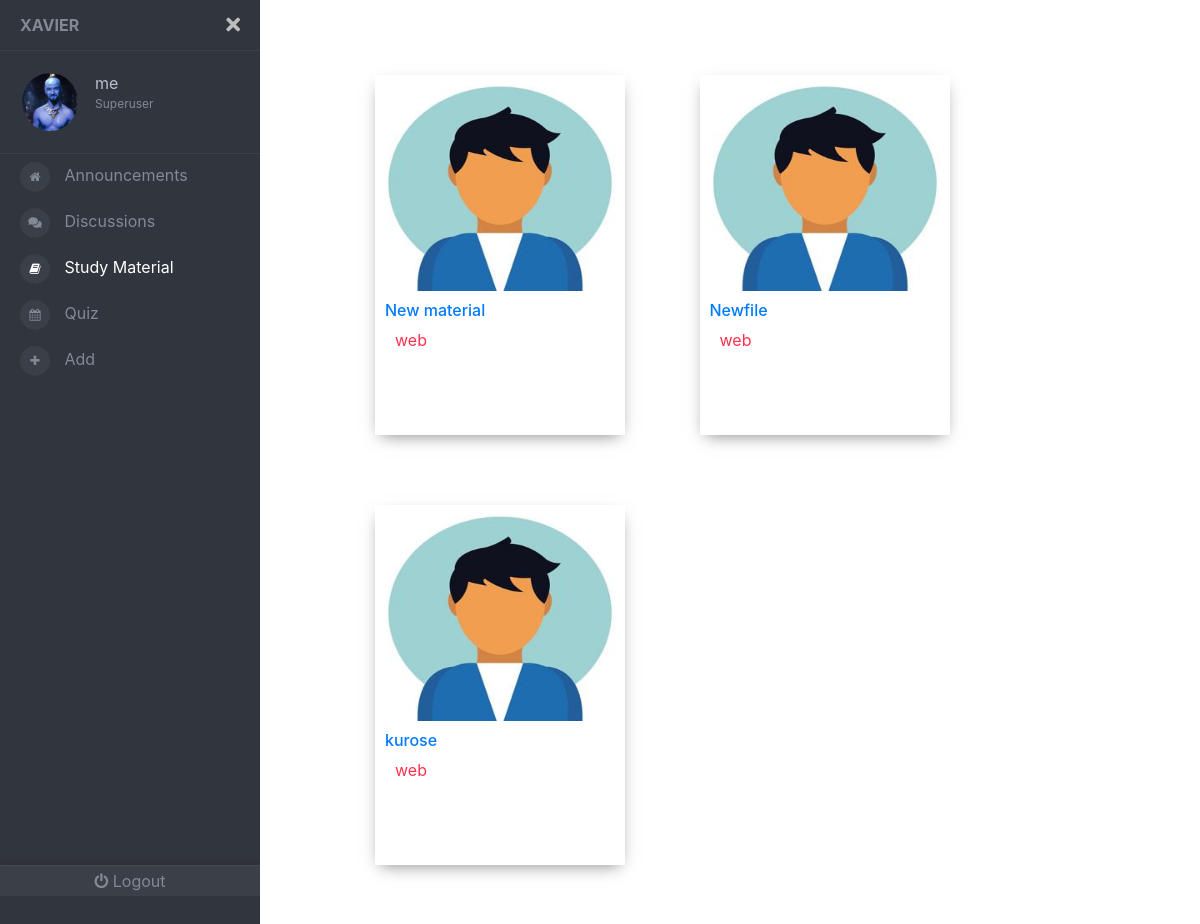
Page /study/ (signed in) on the earlier database version.
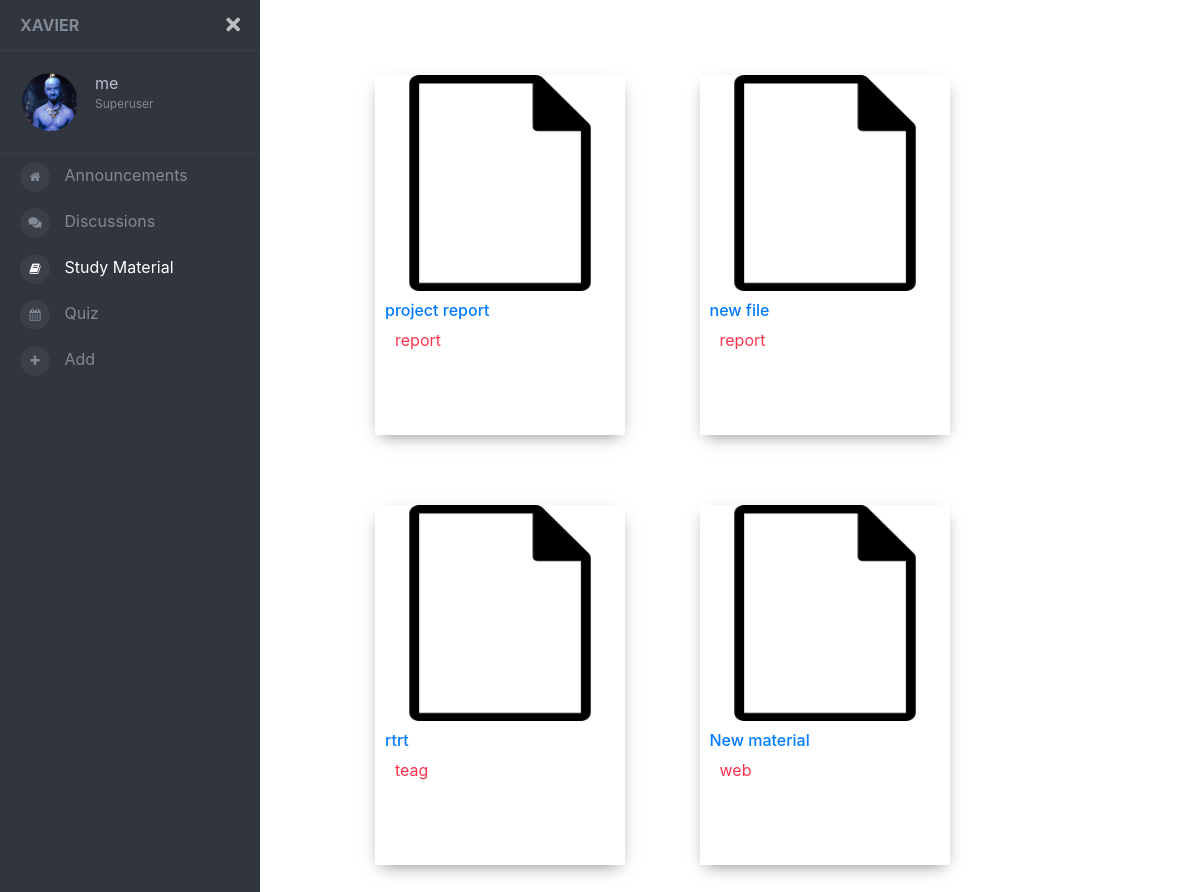
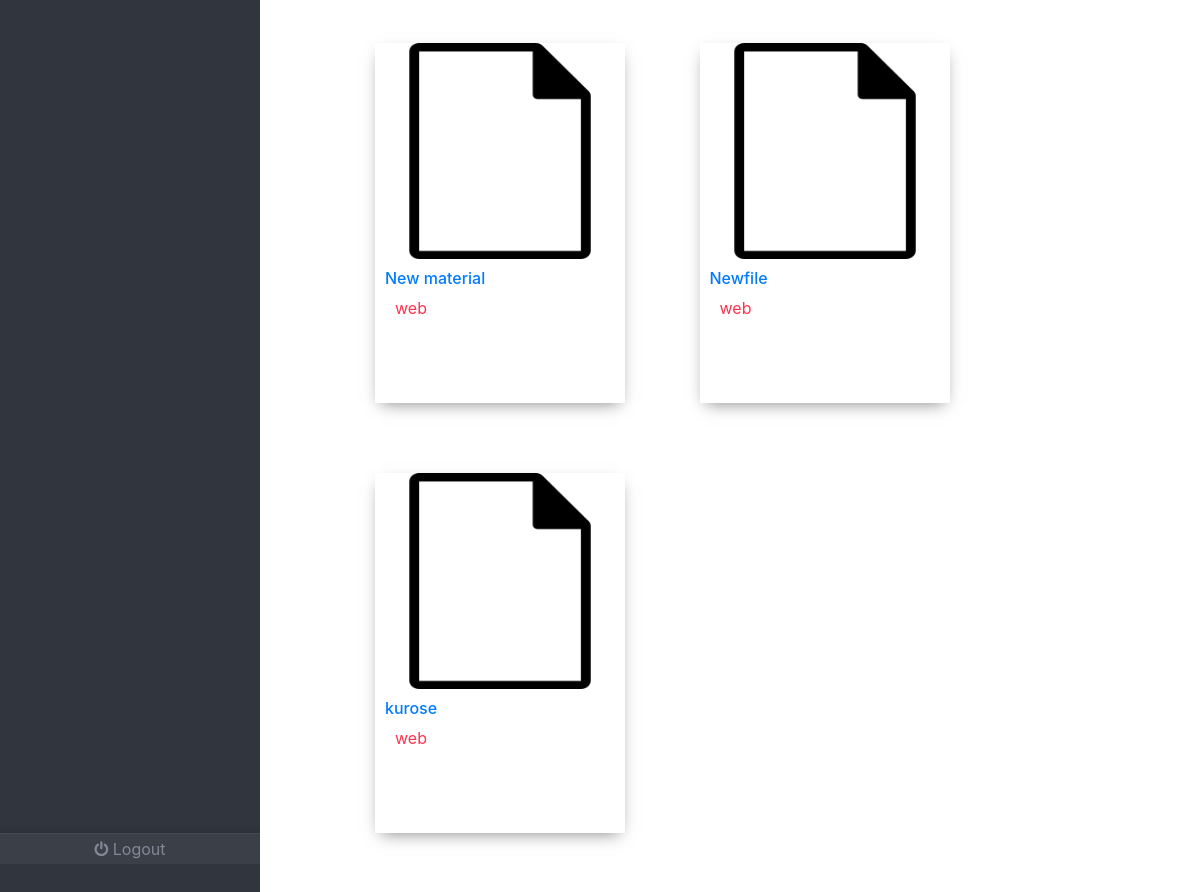
Same page on the later database version (2 pictures, top to bottom).
### front/models.py (models this page shows, shortened)
class Profile(models.Model):
	user= models.OneToOneField(User , on_delete = models.CASCADE )
	image = models.ImageField(default='default.jpg' , upload_to = 'profile_pics')
	bg = models.ImageField(default= 'default.jpg'  , upload_to = 'bg_pics')
	color = models.CharField(max_length=7, default='#000000')

class Material(models.Model):
	name = models.CharField(max_length=30  , default='New material')
	file = models.FileField(upload_to = 'materials')
	thumb = models.ImageField(default='ext_pics/default.png')
	tag = models.CharField(max_length=7, default=None)

### front/views.py (the view)
# urls.py: path('study/',views.study ,  name='studypage'),
def study(request) :
	if not(request.user.is_authenticated):
		return redirect('signpage')
	study = Material.objects.all()
	study2 = []
	for i in range(len(study)-1 , -1 , -1):
		study2.append(study[i])
	return render(request , 'front/study.html' ,  { 'study' : study2 })

### front/templates/front/study.html (shortened to what this page needs)
{% load static %}
<!DOCTYPE html>
<html lang="en">
  <head>
    <link rel="stylesheet" href='{% static "front/navbar.css" %}' />
    <link
      rel="stylesheet"
      href="https://cdnjs.cloudflare.com/ajax/libs/twitter-bootstrap/4.1.1/css/bootstrap.css"
    />
    <link
      rel="stylesheet"
      href="https://use.fontawesome.com/releases/v5.0.13/css/all.css"
    />
    <link rel="stylesheet" href='{% static "front/material.css" %}' />
    <link rel="stylesheet" href='{% static "front/study.css" %}' />
  </head>
  <body>
    <div class="page-wrapper chiller-theme toggled">
      <nav id="sidebar" class="sidebar-wrapper">
        <div class="sidebar-content">
          <div class="sidebar-brand">
            <a href="{% url 'mainpage' %} " >Xavier</a>
            <div id="close-sidebar">
              <i class="fas fa-times"></i>
            </div>
          </div>
          <div class="sidebar-header">
            <div class="user-pic">
              <img
                class="img-responsive img-rounded"
                src="{{request.user.profile.image.url}}"
                alt="User picture"
                style = "border-radius: 50% ;"
              />
            </div>
            <div class="user-info">
              <span class="user-name">
                {{ request.user.username }}
              </span>
              <span class="user-role">
                  {% if request.user.is_superuser %}
              Superuser
                 {% elif request.user.is_staff %}
              Staff
                  {% else %}
              Student
                  {% endif %}
            </div>
          </div>
          <div class="sidebar-menu">
            <ul>
              <li>
                <a href="{% url 'mainpage' %} "
                  ><i class="fa fa-home" aria-hidden="true"></i>
                  <span>Announcements</span>
                </a>
              </li>
              <li>
                <a href="{% url 'discusspage' %} "   >
                  <i class="fas  fa-comments"></i>
                  <span>Discussions</span>
                </a>
              </li>
              <li>
                <a href="{% url 'studypage' %}" style="color: white"
                  ><i class="fa  fa-book"></i>
                  <span>Study Material</span>
                </a>
              </li>
              <li>
                <a href='#'
                ><i class="fa fa-calendar"></i>
                  <span>Quiz</span>
                </a>
              </li>
              <li>
                <a href="{% url 'addpage' %} "
                  ><i class="fa fa-plus" aria-hidden="true"></i>
                  <span>Add</span>
                </a>
              </li>
            </ul>
          </div>
          <div class="sidebar-footer">
            <a href="{% url 'logout' %} " style="text-decoration: none">
              <i class="fa fa-power-off"></i>
              <span>Logout</span></a
            >
          </div>
        </div>
    </nav>
      <main class="page-content">
        <div class="container">
          <div class="archive">
            {% for st in study %} <a href="{{st.file.url}}" target="_blank" >
            <div class="product_card article">
              <img
                src="{{st.thumb.url}}"
                class="product_image"
                alt="PRODUCT"
              />
              <section>
                <h1 class="title">{{st.name}}</h1>
                <p class="price">{{st.tag}}</p>
              </section>
            </div></a>
            {% endfor %}
          </div>
        </div>
      </main>
    </div>
  </body>
</html>

### front/static/front/navbar.css (style rules this page uses)
a { text-decoration: none; }
a:link { text-decoration: none; }
body { font-size: 0.9rem; }
.page-wrapper .sidebar-wrapper, .sidebar-wrapper .sidebar-brand > a, .sidebar-wrapper .sidebar-dropdown > a:after, .sidebar-wrapper .sidebar-menu .sidebar-dropdown .sidebar-submenu li a:before, .sidebar-wrapper ul li a i, .page-wrapper .page-content, .sidebar-wrapper .sidebar-search input.search-menu, .sidebar-wrapper .sidebar-search .input-group-text, .sidebar-wrapper .sidebar-menu ul li a, #show-sidebar, #close-sidebar { -webkit-transition: all 0.3s ease; -moz-transition: all 0.3s ease; -ms-transition: all 0.3s ease; -o-transition: all 0.3s ease; transition: all 0.3s ease; }
.page-wrapper { height: 100vh; }
.page-wrapper.toggled .sidebar-wrapper { left: 0px; }
@media screen and (min-width: 768px) { .page-wrapper.toggled .page-content { padding-left: 300px; } }
.sidebar-wrapper { width: 260px; height: 100%; max-height: 100%; position: fixed; top: 0; left: -300px; z-index: 999; }
.sidebar-wrapper ul { list-style-type: none; padding: 0; margin: 0; }
.sidebar-wrapper a { text-decoration: none; }
.sidebar-content { max-height: calc(100% - 30px); height: calc(100% - 30px); overflow-y: auto; position: relative; }
.sidebar-wrapper .sidebar-brand { padding: 10px 20px; display: flex; align-items: center; }
.sidebar-wrapper .sidebar-brand > a { text-transform: uppercase; font-weight: bold; flex-grow: 1; }
.sidebar-wrapper .sidebar-brand #close-sidebar { cursor: pointer; font-size: 20px; }
.sidebar-wrapper .sidebar-header { padding: 20px; overflow: hidden; }
.sidebar-wrapper .sidebar-header .user-pic { float: left; width: 60px; padding: 2px; border-radius: 12px; margin-right: 15px; overflow: hidden; }
.sidebar-wrapper .sidebar-header .user-pic img { object-fit: cover; height: 100%; width: 100%; }
.sidebar-wrapper .sidebar-header .user-info { float: left; }
.sidebar-wrapper .sidebar-header .user-info > span { display: block; }
.sidebar-wrapper .sidebar-header .user-info .user-role { font-size: 12px; }
.sidebar-wrapper .sidebar-menu { padding-bottom: 10px; }
.sidebar-wrapper .sidebar-menu ul li a { display: inline-block; width: 100%; text-decoration: none; position: relative; padding: 8px 30px 8px 20px; }
.sidebar-wrapper .sidebar-menu ul li a i { margin-right: 10px; font-size: 12px; width: 30px; height: 30px; line-height: 30px; text-align: center; border-radius: 50%; }
.sidebar-footer { position: absolute; width: 100%; bottom: 0; display: flex; }
.sidebar-footer > a { flex-grow: 1; text-align: center; height: 30px; line-height: 30px; position: relative; }
.page-wrapper .page-content { display: inline-block; width: 100%; padding-left: 0px; padding-top: 20px; }
.page-wrapper .page-content > div { padding: 20px 40px; }
.page-wrapper .page-content { overflow-x: hidden; }
.chiller-theme .sidebar-wrapper { background: #31353d; }
.chiller-theme .sidebar-wrapper .sidebar-header, .chiller-theme .sidebar-wrapper .sidebar-search, .chiller-theme .sidebar-wrapper .sidebar-menu { border-top: 1px solid #3a3f48; }
.chiller-theme .sidebar-wrapper .sidebar-header .user-info .user-role, .chiller-theme .sidebar-wrapper .sidebar-header .user-info .user-status, .chiller-theme .sidebar-wrapper .sidebar-search input.search-menu, .chiller-theme .sidebar-wrapper .sidebar-search .input-group-text, .chiller-theme .sidebar-wrapper .sidebar-brand > a, .chiller-theme .sidebar-wrapper .sidebar-menu ul li a, .chiller-theme .sidebar-footer > a { color: #818896; }
.chiller-theme .sidebar-wrapper .sidebar-menu ul li:hover > a, .chiller-theme .sidebar-wrapper .sidebar-menu .sidebar-dropdown.active > a, .chiller-theme .sidebar-wrapper .sidebar-header .user-info, .chiller-theme .sidebar-wrapper .sidebar-brand > a:hover, .chiller-theme .sidebar-footer > a:hover i { color: #b8bfce; }
.page-wrapper.chiller-theme.toggled #close-sidebar { color: #bdbdbd; }
.chiller-theme .sidebar-wrapper .sidebar-menu ul li a i, .chiller-theme .sidebar-wrapper .sidebar-menu .sidebar-dropdown div, .chiller-theme .sidebar-wrapper .sidebar-search input.search-menu, .chiller-theme .sidebar-wrapper .sidebar-search .input-group-text { background: #3a3f48; }
.chiller-theme .sidebar-footer { background: #3a3f48; box-shadow: 0px -1px 5px #282c33; border-top: 1px solid #464a52; }
.chiller-theme .sidebar-footer > a:first-child { border-left: none; }
.chiller-theme .sidebar-footer > a:last-child { border-right: none; }

Differences in the rows shown:
added Material: thumb (placeholder picture), name "project report", tag "report"
added Material: thumb (placeholder picture), name "new file", tag "report"
added Material: thumb (placeholder picture), name "rtrt", tag "teag"
added Material: thumb (placeholder picture), name "New material", tag "web"
changed Material (number 5 of 7 on the later page): thumb: a different picture
changed Material "Newfile": thumb: a different picture
changed Material "kurose": thumb: a different picture
